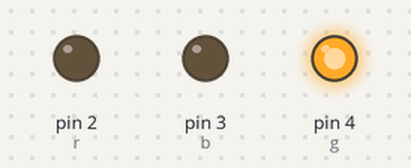
Recording of a sketch running on a simulated Arduino Uno, built with avr-gcc and run on an emulated ATmega328P. Shown: output pins drawn as LEDs (lit = HIGH).

Above: at 0.07 s.
At 1.12 s:
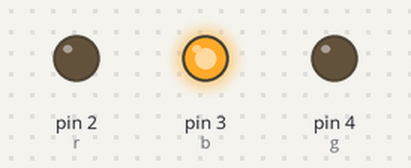
At 2.62 s:
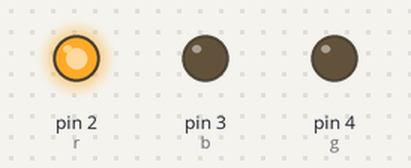
Timing chart, 0 to 3.0 s (numbered marks = the images above):
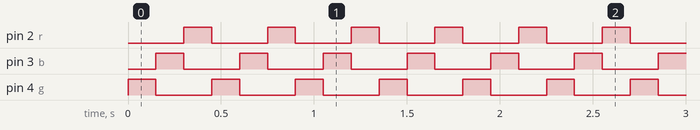

The sketch:

rainbow.ino
```cpp
int r = 2, g = 4, b = 3;

void setup(){
	pinMode(r, OUTPUT);
    pinMode(g, OUTPUT);
    pinMode(b, OUTPUT);
}

void loop(){
	digitalWrite(r, LOW);
    digitalWrite(g, HIGH);
    delay(150);

    digitalWrite(g, LOW);
    digitalWrite(b, HIGH);
    delay(150);

    digitalWrite(b, LOW);
    digitalWrite(r, HIGH);
    delay(150);
}
```

Measured:
- by itself, pin 2 (r), pin 3 (b), pin 4 (g): alternates HIGH for 0.15 s and LOW for 0.30 s
- by itself, everything shown: repeats every 0.45 s, in 3 steps
